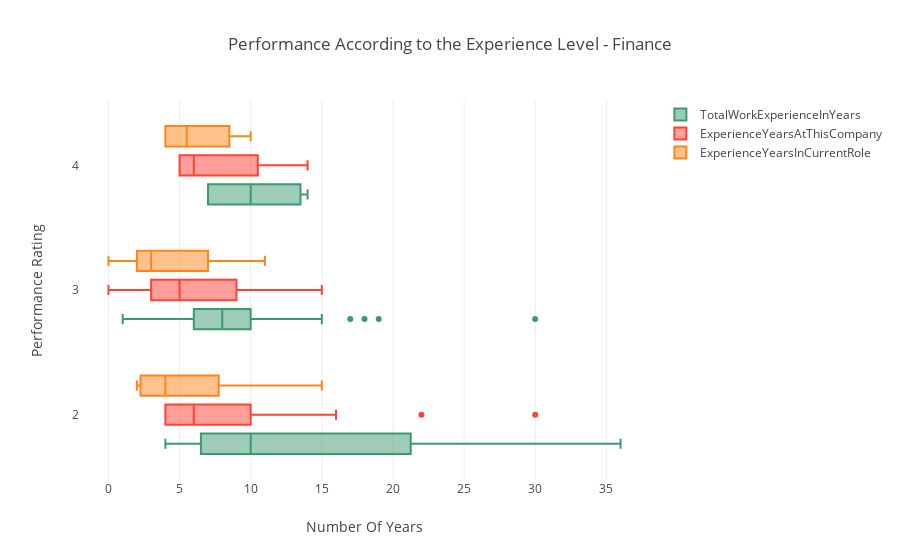

Notebook cell for this chart:
### Markdown cell above
#### iv) Performance According to the Experience Level

### Code cell
data = [
    {
        'x': Finance['TotalWorkExperienceInYears'],
        'y': Finance['PerformanceRating'],
        'name':'TotalWorkExperienceInYears',
        'marker': {
            'color': '#3D9970'
        },
        'boxmean': False,
        'orientation': 'h',
        "type": "box",
    },
    {
        'x':Finance['ExperienceYearsAtThisCompany'],
        'y':Finance['PerformanceRating'],
        'name': 'ExperienceYearsAtThisCompany',
        'marker':{
            'color': '#FF4136',
        },
        'boxmean': False,
        'orientation': 'h',
        "type": "box",
    },
    {
        'x': Finance['ExperienceYearsInCurrentRole'],
        'y': Finance['PerformanceRating'],
        'name':'ExperienceYearsInCurrentRole',
        'marker': {
            'color': '#FF851B',
        },
        'boxmean': False,
        'orientation': 'h',
        "type": "box",
    }
]
layout = {
    'xaxis': {
        'title': 'Number Of Years',
        'zeroline': False,
    },
    'yaxis': {
        'title': 'Performance Rating ',
        'zeroline': False,
    },
    'boxmode': 'group',
    'title': 'Performance According to the Experience Level - Finance ',
}
fig = go.Figure(data=data, layout=layout)

py.iplot(fig)

### Figure 1 — Plotly figure (JSON) as saved in the notebook; plotly's stock layout.template omitted (floating-point values rounded to 4 significant figures)
{"data": [{"boxmean": false, "marker": {"color": "#3D9970"}, "name": "TotalWorkExperienceInYears", "orientation": "h", "type": "box", "uid": "ad4e3e35-a8db-4478-8b28-5cfc475b5e21", "x": [6, 4, 10, 8, 8, 1, 4, 32, 6, 23, 6, 10, 7, 9, 10, 7, 16, 6, 3, 11, 15, 9, 10, 10, 8, 18, 6, 5, 6, 7, 7, 27, 19, 11, 15, 30, 4, 13, 36, 14, 10, 17, 10, 5, 7, 11, 1, 7, 8], "y": [2, 3, 2, 3, 3, 3, 2, 2, 3, 2, 2, 3, 3, 3, 3, 3, 2, 3, 3, 3, 3, 3, 2, 3, 2, 3, 2, 3, 3, 3, 4, 2, 3, 3, 2, 3, 3, 4, 2, 4, 3, 3, 3, 3, 3, 2, 3, 4, 2]}, {"boxmean": false, "marker": {"color": "#FF4136"}, "name": "ExperienceYearsAtThisCompany", "orientation": "h", "type": "box", "uid": "f556e396-733e-415a-a822-8d7b4ab4e92c", "x": [6, 2, 10, 8, 6, 1, 4, 30, 3, 22, 6, 10, 3, 9, 9, 7, 16, 5, 2, 10, 14, 4, 9, 5, 8, 4, 6, 3, 4, 7, 5, 4, 14, 11, 4, 15, 3, 5, 10, 14, 9, 2, 3, 5, 0, 4, 1, 7, 4], "y": [2, 3, 2, 3, 3, 3, 2, 2, 3, 2, 2, 3, 3, 3, 3, 3, 2, 3, 3, 3, 3, 3, 2, 3, 2, 3, 2, 3, 3, 3, 4, 2, 3, 3, 2, 3, 3, 4, 2, 4, 3, 3, 3, 3, 3, 2, 3, 4, 2]}, {"boxmean": false, "marker": {"color": "#FF851B"}, "name": "ExperienceYearsInCurrentRole", "orientation": "h", "type": "box", "uid": "1bee75b7-ccc1-441b-9197-f70a466bcd96", "x": [4, 2, 9, 2, 4, 1, 2, 8, 2, 7, 4, 7, 2, 7, 6, 7, 15, 3, 2, 8, 11, 3, 2, 4, 4, 2, 3, 2, 2, 7, 4, 2, 11, 8, 3, 11, 2, 4, 8, 10, 5, 2, 2, 4, 0, 3, 0, 7, 2], "y": [2, 3, 2, 3, 3, 3, 2, 2, 3, 2, 2, 3, 3, 3, 3, 3, 2, 3, 3, 3, 3, 3, 2, 3, 2, 3, 2, 3, 3, 3, 4, 2, 3, 3, 2, 3, 3, 4, 2, 4, 3, 3, 3, 3, 3, 2, 3, 4, 2]}], "layout": {"boxmode": "group", "title": "Performance According to the Experience Level - Finance ", "xaxis": {"title": "Number Of Years", "zeroline": false}, "yaxis": {"title": "Performance Rating ", "zeroline": false}}}
